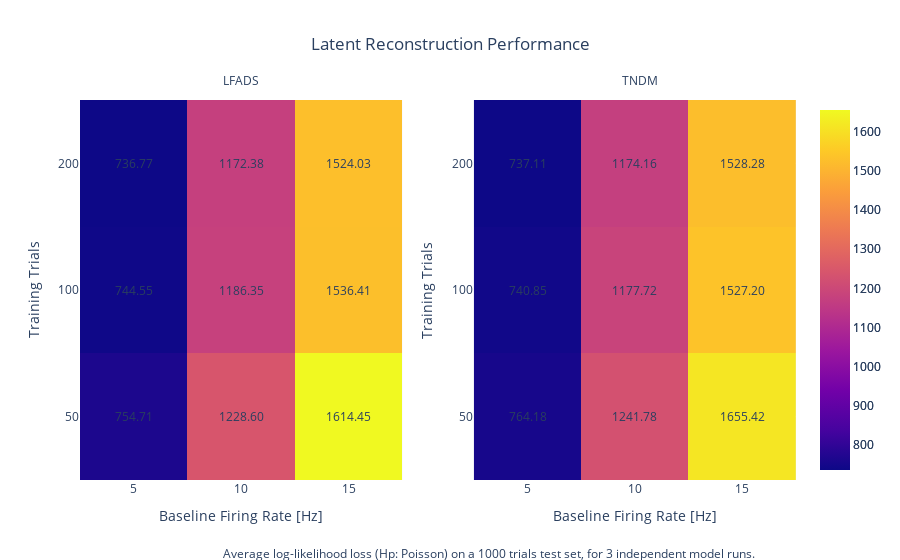
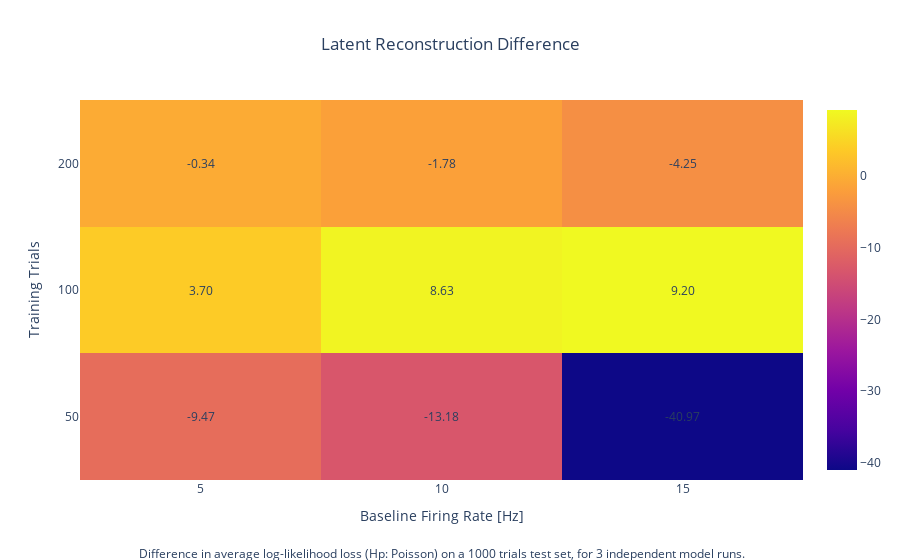

Notebook code cell kept with these figures, in order:
### Code cell
new_avg_likelihood = pd.pivot_table(new_df, values='test_likelihood', index=['trials'],
                                    columns=['baseline_rate'], aggfunc=np.mean)
new_avg_likelihood.head()
tndm_avg_likelihood = pd.pivot_table(tndm_df, values='test_likelihood', index=['trials'],
                                    columns=['baseline_rate'], aggfunc=np.mean)

zmin=min([new_avg_likelihood.values.min(), tndm_avg_likelihood.values.min()])
zmax=max([new_avg_likelihood.values.max(), tndm_avg_likelihood.values.max()])
text_func=np.vectorize(lambda x: '%.1f' % x)
fig = make_subplots(rows=1, cols=2)

fig.add_trace(
    go.Heatmap(
        z=new_avg_likelihood.values,
        x=['%d' % (x) for x in new_avg_likelihood.columns.tolist()],
        y=['%d' % (x) for x in new_avg_likelihood.index.tolist()],
        zmin=zmin,
        zmax=zmax),
    row=1, col=1
)

fig.add_trace(
    go.Heatmap(
        z=tndm_avg_likelihood.values,
        x=['%d' % (x) for x in tndm_avg_likelihood.columns.tolist()],
        y=['%d' % (x) for x in tndm_avg_likelihood.index.tolist()],
        zmin=zmin,
        zmax=zmax),
    row=1, col=2
)

fig.update_layout(
    title_text='Latent Reconstruction Performance', title_x=0.5,
    annotations=[
        dict(
            showarrow=False,
            x=iy,
            y=ix,
            xref='x2',
            text='%.2f' % (new_avg_likelihood.iloc[ix, iy])) 
            for ix,iy in np.ndindex(new_avg_likelihood.values.shape)] + [
        dict(
            showarrow=False,
            x=iy,
            y=ix,
            xref='x1',
            text='%.2f' % (tndm_avg_likelihood.iloc[ix, iy])) 
            for ix,iy in np.ndindex(tndm_avg_likelihood.values.shape)] + [
        dict(
            showarrow=False,
            xref='x domain',
            x=2.1,
            yref='y domain',
            y=-0.22,
            text='Average log-likelihood loss (Hp: Poisson) on a 1000 trials test set, for 3 independent model runs.'),
        dict(
            showarrow=False,
            xref='x domain',
            x=0.5,
            yref='y domain',
            y=1.08,
            text='LFADS'),
        dict(
            showarrow=False,
            xref='x domain',
            x=1.8,
            yref='y domain',
            y=1.08,
            text='TNDM'),
    ])
fig['layout']['xaxis1'].update(title='Baseline Firing Rate [Hz]')
fig['layout']['xaxis2'].update(title='Baseline Firing Rate [Hz]')
fig['layout']['yaxis1'].update(title='Training Trials')
fig['layout']['yaxis2'].update(title='Training Trials')

fig_diff = make_subplots(rows=1, cols=1)

fig_diff.add_trace(
    go.Heatmap(
        z=tndm_avg_likelihood.values - new_avg_likelihood.values,
        x=['%d' % (x) for x in new_avg_likelihood.columns.tolist()],
        y=['%d' % (x) for x in new_avg_likelihood.index.tolist()]),
    row=1, col=1
)

fig_diff.update_layout(
    title_text='Latent Reconstruction Difference', title_x=0.5,
    annotations=[
    dict(
        showarrow=False,
        x=iy,
        y=ix,
        xref='x1',
        text='%.2f' % (tndm_avg_likelihood.iloc[ix, iy] - new_avg_likelihood.iloc[ix, iy])) 
        for ix,iy in np.ndindex(new_avg_likelihood.values.shape)] +
    [
        dict(
            showarrow=False,
            xref='x domain',
            x=0.5,
            yref='y domain',
            y=-0.22,
            text='Difference in average log-likelihood loss (Hp: Poisson) on a 1000 trials test set, for 3 independent model runs.'),
    ])
fig_diff['layout']['xaxis1'].update(title='Baseline Firing Rate [Hz]')
fig_diff['layout']['yaxis1'].update(title='Training Trials')

fig.show()
fig_diff.show()

### Figure 1 — Plotly figure (JSON) as saved in the notebook; plotly's stock layout.template omitted (floating-point values rounded to 4 significant figures)
{"data": [{"type": "heatmap", "x": ["5", "10", "15"], "xaxis": "x", "y": ["50", "100", "200"], "yaxis": "y", "z": [[764.2, 1242.0, 1655.0], [740.9, 1178.0, 1527.0], [737.1, 1174.0, 1528.0]], "zmax": 1655.0, "zmin": 736.8}, {"type": "heatmap", "x": ["5", "10", "15"], "xaxis": "x2", "y": ["50", "100", "200"], "yaxis": "y2", "z": [[754.7, 1229.0, 1614.0], [744.5, 1186.0, 1536.0], [736.8, 1172.0, 1524.0]], "zmax": 1655.0, "zmin": 736.8}], "layout": {"annotations": [{"showarrow": false, "text": "764.18", "x": 0, "xref": "x2", "y": 0}, {"showarrow": false, "text": "1241.78", "x": 1, "xref": "x2", "y": 0}, {"showarrow": false, "text": "1655.42", "x": 2, "xref": "x2", "y": 0}, {"showarrow": false, "text": "740.85", "x": 0, "xref": "x2", "y": 1}, {"showarrow": false, "text": "1177.72", "x": 1, "xref": "x2", "y": 1}, {"showarrow": false, "text": "1527.20", "x": 2, "xref": "x2", "y": 1}, {"showarrow": false, "text": "737.11", "x": 0, "xref": "x2", "y": 2}, {"showarrow": false, "text": "1174.16", "x": 1, "xref": "x2", "y": 2}, {"showarrow": false, "text": "1528.28", "x": 2, "xref": "x2", "y": 2}, {"showarrow": false, "text": "754.71", "x": 0, "xref": "x", "y": 0}, {"showarrow": false, "text": "1228.60", "x": 1, "xref": "x", "y": 0}, {"showarrow": false, "text": "1614.45", "x": 2, "xref": "x", "y": 0}, {"showarrow": false, "text": "744.55", "x": 0, "xref": "x", "y": 1}, {"showarrow": false, "text": "1186.35", "x": 1, "xref": "x", "y": 1}, {"showarrow": false, "text": "1536.41", "x": 2, "xref": "x", "y": 1}, {"showarrow": false, "text": "736.77", "x": 0, "xref": "x", "y": 2}, {"showarrow": false, "text": "1172.38", "x": 1, "xref": "x", "y": 2}, {"showarrow": false, "text": "1524.03", "x": 2, "xref": "x", "y": 2}, {"showarrow": false, "text": "Average log-likelihood loss (Hp: Poisson) on a 1000 trials test set, for 3 independent model runs.", "x": 2.1, "xref": "x domain", "y": -0.22, "yref": "y domain"}, {"showarrow": false, "text": "LFADS", "x": 0.5, "xref": "x domain", "y": 1.08, "yref": "y domain"}, {"showarrow": false, "text": "TNDM", "x": 1.8, "xref": "x domain", "y": 1.08, "yref": "y domain"}], "title": {"text": "Latent Reconstruction Performance", "x": 0.5}, "xaxis": {"anchor": "y", "domain": [0, 0.45], "title": {"text": "Baseline Firing Rate [Hz]"}}, "xaxis2": {"anchor": "y2", "domain": [0.55, 1], "title": {"text": "Baseline Firing Rate [Hz]"}}, "yaxis": {"anchor": "x", "domain": [0, 1], "title": {"text": "Training Trials"}}, "yaxis2": {"anchor": "x2", "domain": [0, 1], "title": {"text": "Training Trials"}}}}

### Figure 2 — Plotly figure (JSON) as saved in the notebook; plotly's stock layout.template omitted (floating-point values rounded to 4 significant figures)
{"data": [{"type": "heatmap", "x": ["5", "10", "15"], "xaxis": "x", "y": ["50", "100", "200"], "yaxis": "y", "z": [[-9.473, -13.18, -40.97], [3.695, 8.63, 9.205], [-0.3367, -1.782, -4.254]]}], "layout": {"annotations": [{"showarrow": false, "text": "-9.47", "x": 0, "xref": "x", "y": 0}, {"showarrow": false, "text": "-13.18", "x": 1, "xref": "x", "y": 0}, {"showarrow": false, "text": "-40.97", "x": 2, "xref": "x", "y": 0}, {"showarrow": false, "text": "3.70", "x": 0, "xref": "x", "y": 1}, {"showarrow": false, "text": "8.63", "x": 1, "xref": "x", "y": 1}, {"showarrow": false, "text": "9.20", "x": 2, "xref": "x", "y": 1}, {"showarrow": false, "text": "-0.34", "x": 0, "xref": "x", "y": 2}, {"showarrow": false, "text": "-1.78", "x": 1, "xref": "x", "y": 2}, {"showarrow": false, "text": "-4.25", "x": 2, "xref": "x", "y": 2}, {"showarrow": false, "text": "Difference in average log-likelihood loss (Hp: Poisson) on a 1000 trials test set, for 3 independent model runs.", "x": 0.5, "xref": "x domain", "y": -0.22, "yref": "y domain"}], "title": {"text": "Latent Reconstruction Difference", "x": 0.5}, "xaxis": {"anchor": "y", "domain": [0, 1], "title": {"text": "Baseline Firing Rate [Hz]"}}, "yaxis": {"anchor": "x", "domain": [0, 1], "title": {"text": "Training Trials"}}}}
